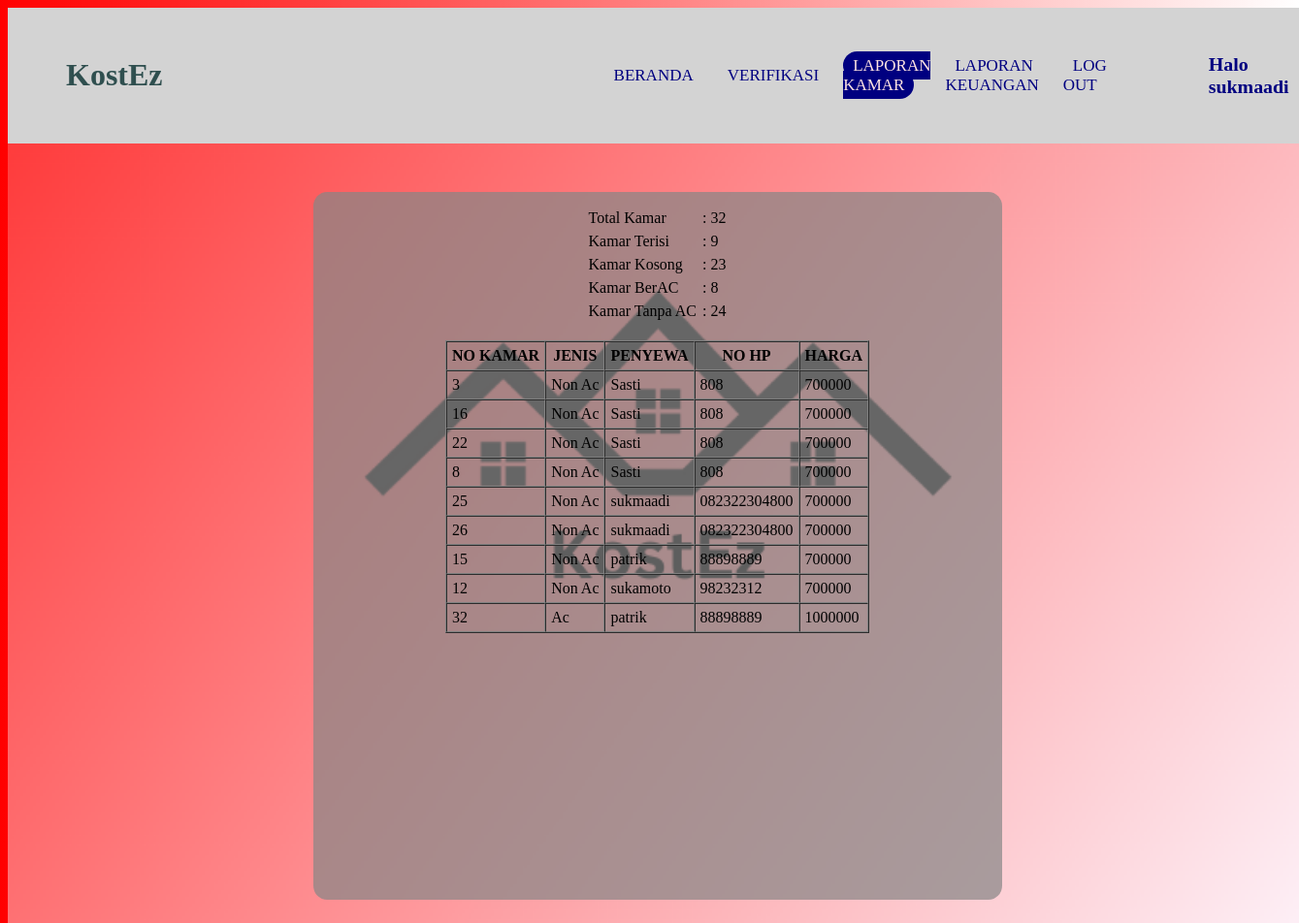
The app's page /lapkamar.php (signed in) with its own data.
### tables this page shows
CREATE TABLE `transaksikamar` (
  `idtransaksi` int(11) NOT NULL,
  `nokamar` int(11) NOT NULL,
  `jenis` varchar(25) NOT NULL,
  `userid` int(11) NOT NULL,
  `username` varchar(25) NOT NULL,
  `nohp` varchar(25) NOT NULL,
  `harga` int(11) NOT NULL,
  `avail` tinyint(4) NOT NULL,
  `verif` tinyint(1) DEFAULT 0
);

### lapkamar.php (the view, shortened to what this page needs)
<?php
include("koneksi.php");
$querykamar = "SELECT * FROM kamar";
$querykamar2 = "SELECT * FROM transaksikamar WHERE avail = 1";
$q1 = mysqli_query($conn, $querykamar);
$q2 = mysqli_query($conn, $querykamar2);
$kosong=0;
$terisi=0;
$total=0;
$ac =0;
while($r1 = mysqli_fetch_array($q1)){
    $total++;
    if($r1['jenis']=='Ac'){
        $ac++;
    }
    if($r1['avail']==0){
        $kosong++;
    }
    else{
        $terisi++;
    }
}
$tac = $total - $ac;
?>
<!DOCTYPE html>
<html>
<head>
    <link rel="stylesheet" type="text/css" href="lapkamar.css">
</head>
<body style="background-image: linear-gradient(to right, red , white)";>
    <div class="hero">
        <header id="header">
            <a href="#" class="judul"><b>KostEz</b></a>
            <ul>
                <li><a href="admin_index.php" >BERANDA</a></li>
                <li><a href="verifpesanan.php">VERIFIKASI</a></li>
                <li><a href="lapkamar.php" class="active">LAPORAN KAMAR</a></li>
                <li><a href="lapuang.php">LAPORAN KEUANGAN</a></li>
                <li><a href="logout.php">LOG OUT</a></li>
                <li><div class="halo"><h3>Halo
                    <?php
                    if(isset($_SESSION["login"])){
                        echo $_SESSION["username"];
                    }
                    else{
                        echo ("ADMIN");
                    }
                    ?>
                    </h3></div></li>
            </ul>
        </header>
            <center>
                <div class="boxx">
                    <table border="0" cellspacing="0" cellpadding="3">
                        <tr>
                            <td>Total Kamar</td>
                            <td>: <?php echo $total?></td>
                        </tr>
                        <tr>
                            <td>Kamar Terisi</td>
                            <td>: <?php echo $terisi?></td>
                        </tr>
                        <tr>
                            <td>Kamar Kosong</td>
                            <td>: <?php echo $kosong?></td>
                        </tr>
                        <tr>
                            <td>Kamar BerAC</td>
                            <td>: <?php echo $ac?></td>
                        </tr>
                        <tr>
                            <td>Kamar Tanpa AC</td>
                            <td>: <?php echo $tac?></td>
                        </tr>
                    </table>
                    <br>
                    <table border="1" cellspacing="0" cellpadding="5">
                        <tr>
                            <th>NO KAMAR</th>
                            <th>JENIS</th>
                            <th>PENYEWA</th>
                            <th>NO HP</th>
                            <th>HARGA</th>
                        </tr>
                        <?php
                        while($r2 = mysqli_fetch_array($q2)){
                            echo "
                            <tr>
                                <td>$r2[nokamar]</td>
                                <td>$r2[jenis]</td>
                                <td>$r2[username]</td>
                                <td>$r2[nohp]</td>
                                <td>$r2[harga]</td>
                            </tr>
                            ";
                        }
                        ?>
                    </table>
                </div>
            </center>
    </div>
</body>
</html>

### lapkamar.css (style rules this page uses)
body { height: 100%; width: 100%; background-image: url("img/KostEz.png"); background-position: center; background-size: cover; position: absolute; font-family: verdana; }
#header { top: 0; left: 0; width: auto; padding: 10px 30px; display: flex; align-items: center; background-color: lightgray; }
#header .judul { color: darkslategrey; font-weight: 420; font-size: 2em; text-decoration: none; margin-left: 30px; margin-right: 400px; }
#header ul { display: flex; justify-content: center; align-items: center; font-size: 17px; }
#header ul li { list-style: none; margin-left: 15px; }
#header ul li a { text-decoration: none; padding: 5px 10px; color: navy; border-radius: 30px; }
#header ul li a:hover, #header ul li a.active { background: navy; color: mistyrose; }
#header .halo { color: navy; margin-left: 90px; }
.hero { height: 100%; width: 100%; background-image: url('img/KostEz.png'); background-position: center; background-size: cover; position: absolute; }
.boxx { width: 680px; height: 700px; position: relative; margin: 6% auto; background: rgba(134, 134, 134, 0.7); padding: 15px; border-radius: 2%; overflow: hidden; margin-top: 50px; }

### records on screen
transaksikamar: nokamar "3", jenis "Non Ac", username "Sasti", nohp "808", harga "700000"
transaksikamar: nokamar "16", jenis "Non Ac", username "Sasti", nohp "808", harga "700000"
transaksikamar: nokamar "22", jenis "Non Ac", username "Sasti", nohp "808", harga "700000"
transaksikamar: nokamar "8", jenis "Non Ac", username "Sasti", nohp "808", harga "700000"
transaksikamar: nokamar "25", jenis "Non Ac", username "sukmaadi", nohp "082322304800", harga "700000"
transaksikamar: nokamar "26", jenis "Non Ac", username "sukmaadi", nohp "082322304800", harga "700000"
transaksikamar: nokamar "15", jenis "Non Ac", username "patrik", nohp "88898889", harga "700000"
transaksikamar: nokamar "12", jenis "Non Ac", username "sukamoto", nohp "98232312", harga "700000"
transaksikamar: nokamar "32", jenis "Ac", username "patrik", nohp "88898889", harga "1000000"

### other values on screen
$_SESSION["username"] "sukmaadi"
$total "32"
$terisi "9"
$kosong "23"
$ac "8"
$tac "24"
